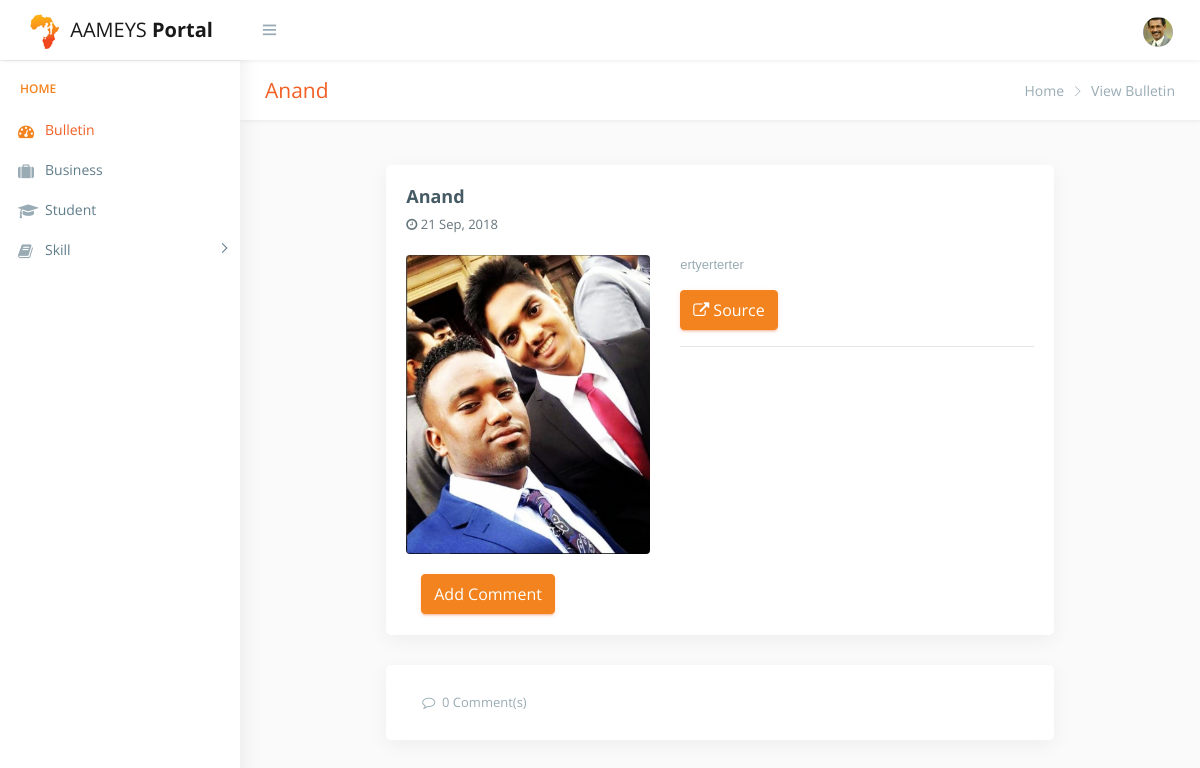
Screenshot of /publicviewbulletin.php?id=40 with the database file from the repository.
### tables this page shows
CREATE TABLE `bulletin` (
  `bullId` int(11) NOT NULL,
  `bullTopic` varchar(500) DEFAULT NULL,
  `bullDate` date DEFAULT NULL,
  `bullLocation` varchar(1000) DEFAULT NULL,
  `bullTime` varchar(50) DEFAULT NULL,
  `bullOther` varchar(1000) DEFAULT NULL,
  `bullContent` varchar(1000) DEFAULT NULL,
  `bullReadMore` varchar(1000) DEFAULT NULL,
  `bullImage` varchar(1000) DEFAULT NULL
);

### publicviewbulletin.php (the view, shortened to what this page needs)
<!DOCTYPE html>
<html lang="en">
<?php
include "include/db_config.php";
$id = $_GET['id'];
$query = "SELECT * FROM bulletin WHERE bullId = $id";
$result = mysqli_query($conn,$query);
$row = mysqli_fetch_assoc($result);
?>
<head>
    <link href="css/lib/bootstrap/bootstrap.css" rel="stylesheet">
    <link href="css/helper.css" rel="stylesheet">
    <link href="css/style.css" rel="stylesheet">
</head>
<body class="fix-header fix-sidebar" data-gr-c-s-loaded="true">
    <div id="main-wrapper">
        <div class="header" style="">
            <?php include "include/top_nav.php"; ?>
        </div>
        <div class="left-sidebar" style="overflow: visible;">
            <?php include "include/publicside_nav.php"; ?>
        </div>
  <div class="page-wrapper" style="min-height: 157px;">
            <div class="row page-titles">
                <div class="col-md-5 align-self-center">
                    <h3 class="text-primary"><?php echo $row['bullTopic'];?></h3> </div>
                <div class="col-md-7 align-self-center">
                    <ol class="breadcrumb">
                      <li class="breadcrumb-item"><a href="publicbulletin.php">Home</a></li>
                      <li class="breadcrumb-item active">View Bulletin</li>
                    </ol>
                </div>
            </div>
        <div class="container-fluid">
                <div class="row  justify-content-center">
                          <?php
                              $sqldate=$row['bullDate'];
                              $D = strtotime($sqldate);
                          ?>
                          <div class="col-lg-9">
                            <div class="card">
                                                <div class="sl-right">
                                                    <div> <h4 class="font-weight-bold"><?php echo $row['bullTopic'];?></h4> <i class="fa fa-clock-o">  </i><span class="sl-date"> <?php echo date("j M, Y", $D);?></span>
                                                        <div class="m-t-20 row">
                                                            <div class="col-md-5 col-xs-12"><img src="<?php echo $row['bullImage'];?>" alt="user" class="img-responsive radius"></div>
                                                            <div class="col-md-7 col-xs-12">
                                                                <p class="text-justify"> <?php echo $row['bullContent'];?></p> <a href="<?php echo $row['bullReadMore'];?>" class="btn btn-success"><i class="fa fa-external-link"></i> Source</a>
                                                                  <hr><div class="addthis_inline_share_toolbox"></div>
                                                            </div>
                                                        </div>
                                                    </div>
                                                              </div>
                                                        <br/>
                                                      <div class="col-md-7 col-xs-12">
                                                        <button class="btn btn-success" data-toggle="collapse" href="#addcomment" role="button" aria-expanded="false" aria-controls="addcomment">
                                                             Add Comment
                                                           </button>
                                                      </div>
                                                        <div class="col-md-12">
                                                        </div>
                          </div>
                        </div>
                        <div class="col-lg-9">
                          <?php
                          $query2 = "SELECT * FROM comment WHERE bullId= $id";
                          $result2 = mysqli_query($conn,$query2);
                          $count= mysqli_num_rows($result2);
                          ?>
                        <div class="card">
                            <ul>
                                <li class="nav-item"> <a class="nav-link active show" style="color:#99abb4 !important;"> <i class="fa fa-comment-o text-info" style="color:#99abb4 !important;"> </i> &nbsp;<?php echo $count ?>&nbsp;Comment(s)</a> </li>
                            </ul>
                        </div>
                    </div>
                </div>
          </div>
        </div>
    </div>
</body>
</html>

### css/helper.css (style rules this page uses)
.m-t-20 { margin-top: 20px!important; }

### rows the page displays
bulletin: bullTopic "Anand", bullDate "21 Sep, 2018", bullImage (picture), bullContent "ertyerterter"

### other values shown
$count "0"
